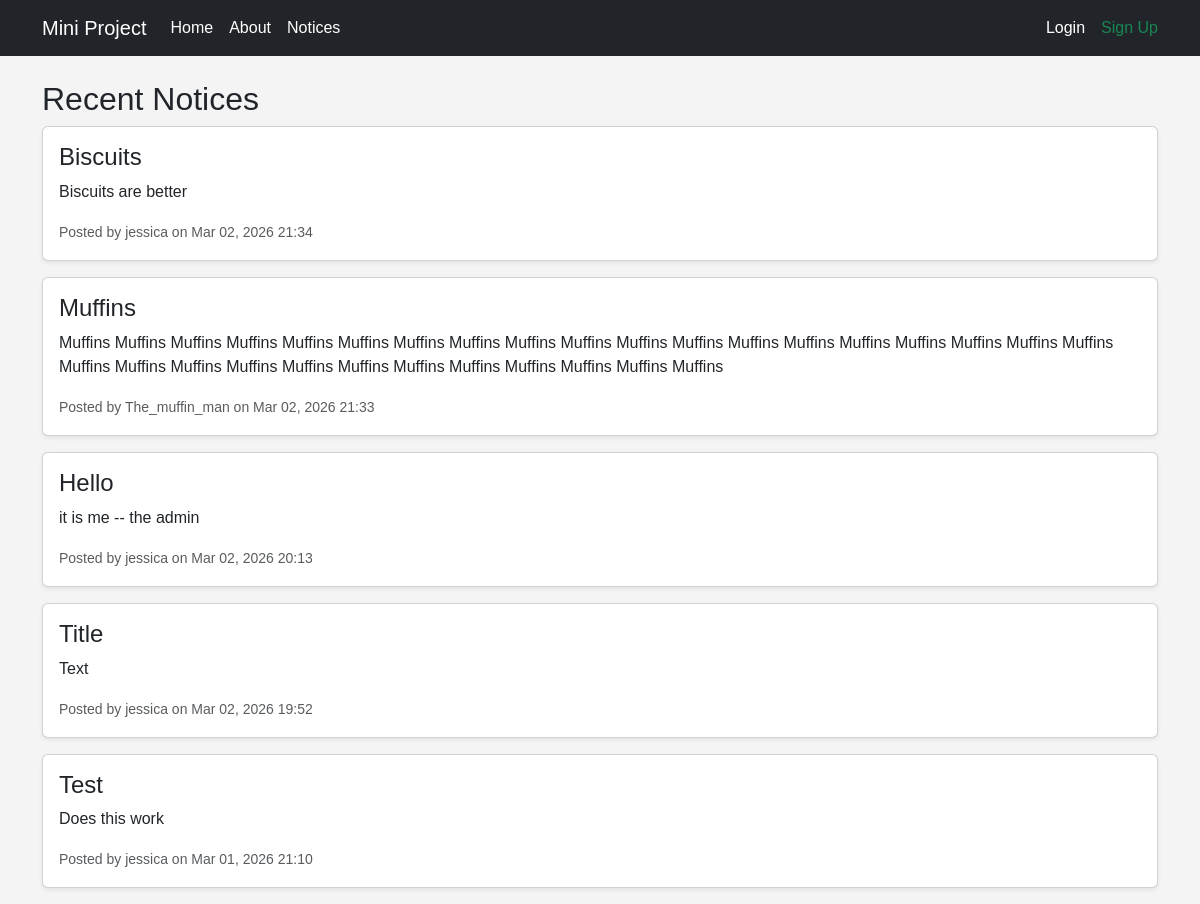
The app's page /, older data.
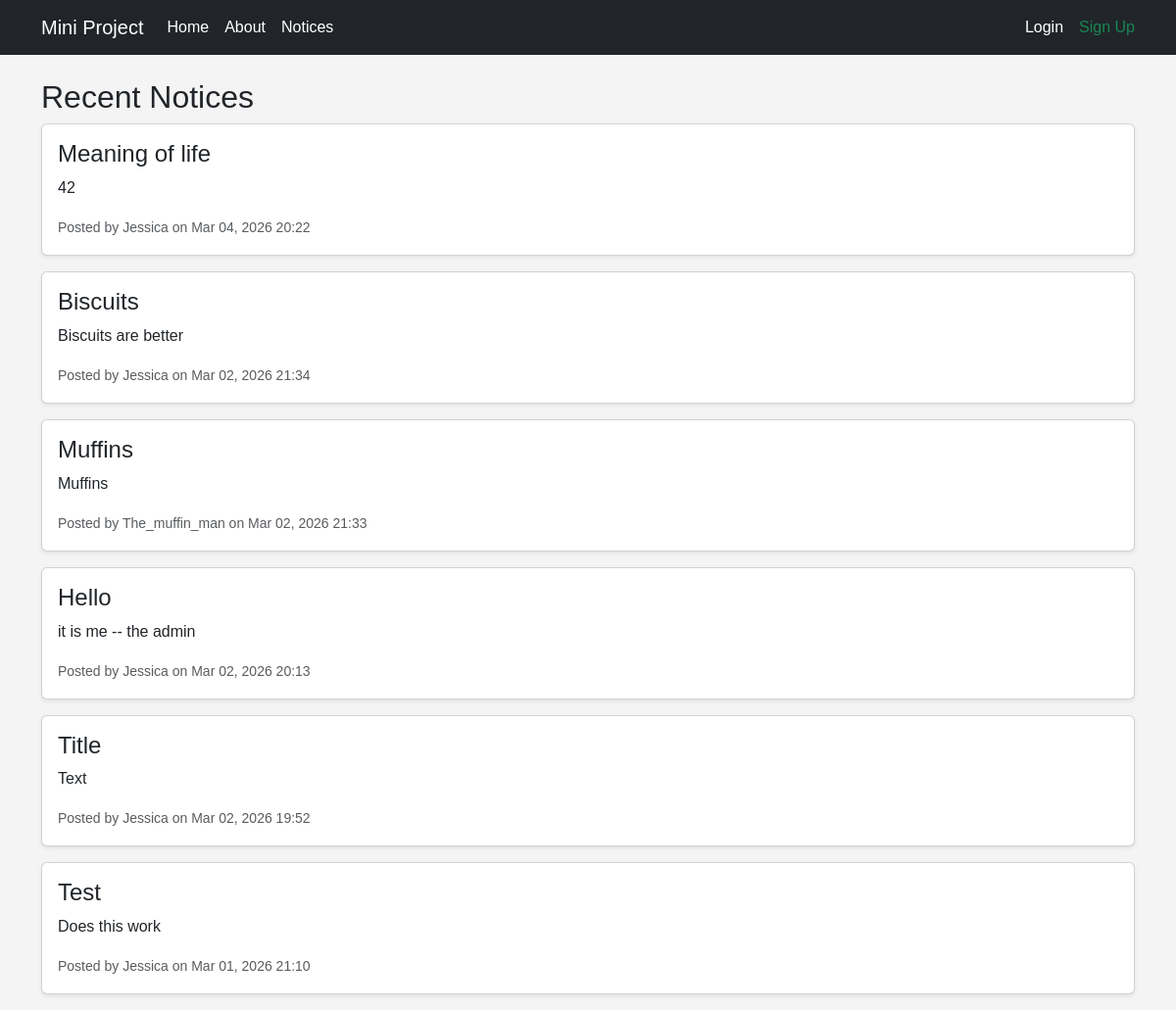
The same page, newer data.
### board/models.py (models this page shows, shortened)
class Notice(models.Model):
    user = models.ForeignKey(User, on_delete=models.CASCADE)
    title = models.CharField(max_length=200)
    text = models.TextField()
    created_at = models.DateTimeField(auto_now_add=True)

### board/views.py (the view)
# urls.py: path('', views.home_view, name='home'),
def home_view(request):
    notices = Notice.objects.all().order_by('-created_at')[:10]
    return render(request, 'board/home.html', {'notices': notices})

### Templates/board/home.html
{% extends 'board/base.html' %}
{% block content %}
<h2>Recent Notices</h2>
{% for notice in notices %}
    <div class="card mb-3 shadow-sm">
        <div class="card-body">
            <h4 class="card-title">{{ notice.title }}</h4>
            <p class="card-text">{{ notice.text }}</p>
            <small class="text-muted">Posted by {{ notice.user.username }} on {{ notice.created_at|date:"M d, Y H:i" }}</small>
        </div>
    </div>
{% empty %}
    <p>No notices yet.</p>
{% endfor %}
{% endblock %}

Row changes from the older to the newer data that the page shows:
added Notice: title "Meaning of life", text "42", user.username "Jessica", created_at "Mar 04, 2026 20:22"
changed through a linked row, Notice "Biscuits": user.username "jessica" → "Jessica"
changed Notice "Muffins": text "Muffins Muffins Muffins Muffins Muffins Muffins Muffins Muffins Muffins Muffins Muffins Muffins Muffins Muffins Muffins Muffins Muffins Muffins Muffins Muffins Muffins Muffins Muffins Muffins Muffins Muffins Muffins Muffins Muffins Muffins Muffins" → "Muffins"
changed through a linked row, Notice "Hello": user.username "jessica" → "Jessica"
changed through a linked row, Notice "Title": user.username "jessica" → "Jessica"
changed through a linked row, Notice "Test": user.username "jessica" → "Jessica"
